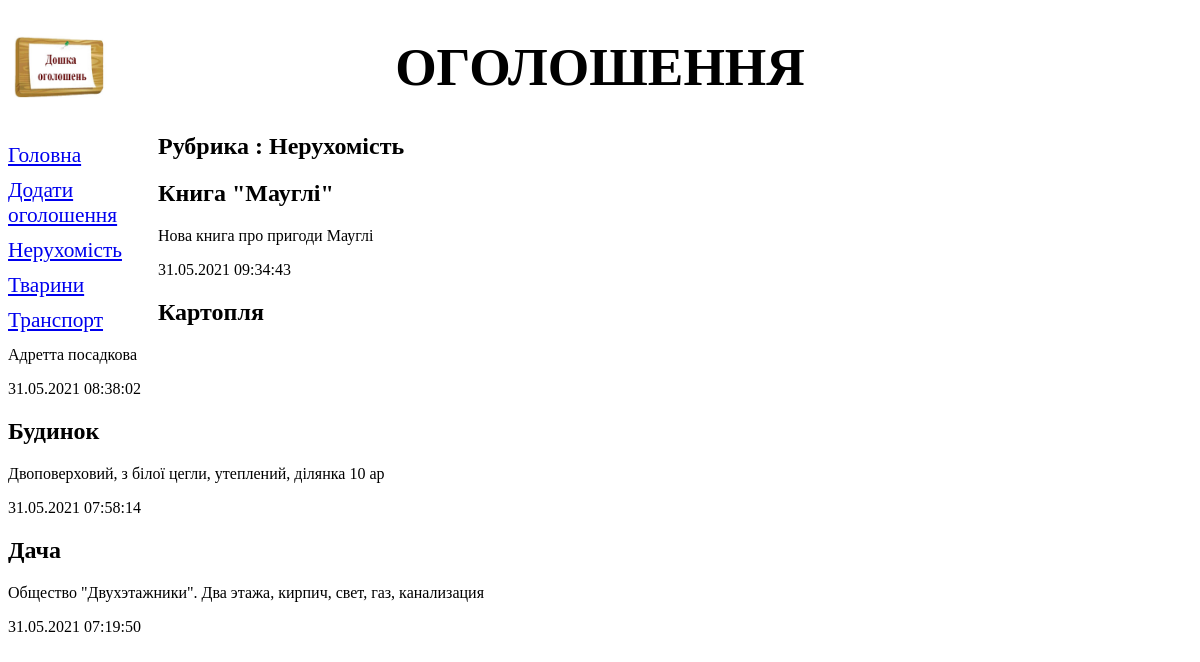
The page /bboard/2/ on the database as committed earlier.
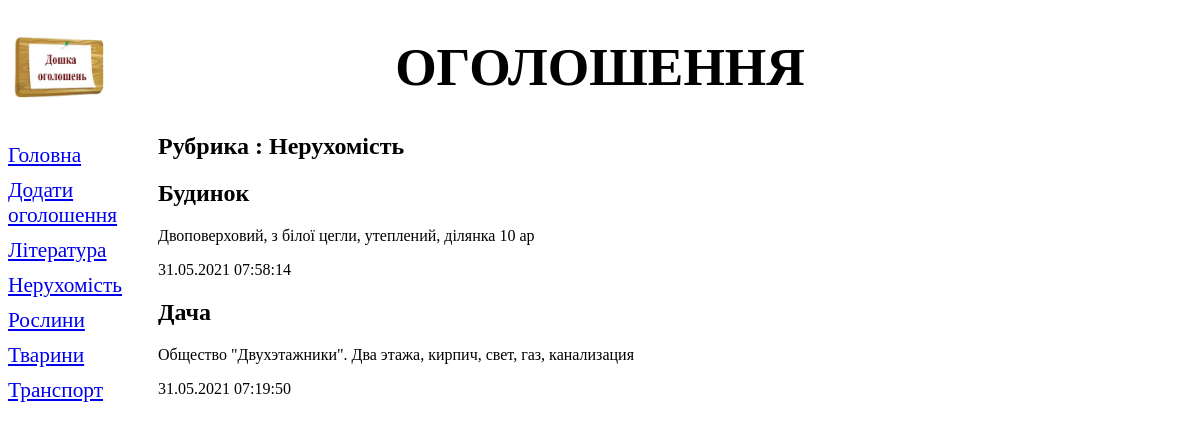
The same page on the database as committed later.
### bboard/models.py (models this page shows, shortened)
class Rubric(models.Model):
    name = models.CharField(max_length=20, db_index=True, verbose_name="Назва")
    class Meta:
        verbose_name_plural ='Рубрики'
        verbose_name ='Рубрика'
        ordering = ['name']

class Bb(models.Model):
    title = models.CharField(max_length=50, verbose_name='Товар')
    content = models.TextField(null=True, blank=True, verbose_name='Опис')
    price = models.FloatField(null=True, blank=True, verbose_name='Ціна')
    published = models.DateTimeField(auto_now_add=True, db_index=True, verbose_name='Опубліковано')
    rubric = models.ForeignKey('Rubric', null=True, on_delete=models.PROTECT, verbose_name = 'Рубрика')
    class Meta:
        verbose_name_plural ='Оголошення'
        verbose_name ='Оголошення'
        ordering = ['-published']

### bboard/views.py (the view)
# urls.py: path('<int:rubric_id>/', by_rubric, name = 'by_rubric'),
def by_rubric(request, rubric_id):
    bbs = Bb.objects.filter(rubric=rubric_id)
    rubrics = Rubric.objects.all()
    current_rubric = Rubric.objects.get(pk=rubric_id)
    context = {'bbs': bbs,'rubrics': rubrics, 'current_rubric': current_rubric}
    return render(request,'bboard/by_rubric.html', context)

### bboard/templates/bboard/by_rubric.html (shortened to what this page needs)
{% extends "layout/basic.html" %}
{% block content %}
<h2> Рубрика : {{current_rubric.name}} </h2>
{% for bb in bbs %}
<div>
      <h2>{{bb.title }}</h2>
      <p>{{ bb.content}}</p>
      <p>{{bb.published|date:"d.m.Y H:i:s"}}</p>
</div>
{% endfor %}
{% endblock %}

### bboard/templates/layout/basic.html (shortened to what this page needs)
{% load static %}
<!DOCTYPE html>
<html>
  <head>
    <link rel="stylesheet" type="text/css" href="{% static 'bboard/style.css' %}">
  </head>
<body>
    <header>
      <h1>Оголошення</h1>
    </header>
  <nav>
    <a href="{% url 'index' %}">Головна</a>
    <a href="{% url 'add' %}">Додати оголошення </a>
    {% for rubric in rubrics %}
    <a href="{% url 'by_rubric' rubric.pk %}">{{rubric.name}}</a>
    {% endfor %}
  </nav>
  <section>
      {% block content %}
      {% endblock %}
  </section>
</body>
</html>

Rows that differ between the two databases and show on the page:
no longer on this page (row edited): Bb: title "Книга \"Мауглі\"", content "Нова книга про пригоди Мауглі", published "31.05.2021 09:34:43"
no longer on this page (row edited): Bb: title "Картопля", content "Адретта посадкова", published "31.05.2021 08:38:02"
added Rubric: name "Література"
added Rubric: name "Рослини"
